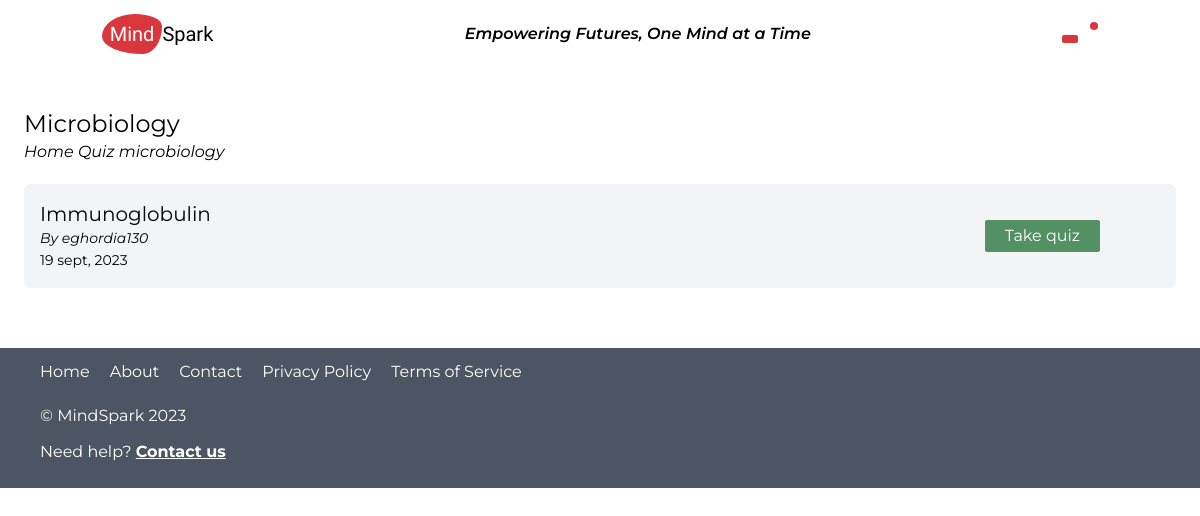
Page /quiz-info/microbiology (signed in) on the committed database.
### main.py (models this page shows, shortened)
class Questions(db.Model):
    __bind_key__ = 'mindspark'
    id = db.Column(db.Integer, unique=True, primary_key=True)
    author = db.Column(db.String(50), nullable=False)
    name = db.Column(db.String(50), nullable=False)
    category = db.Column(db.String(50), nullable=False)
    desc = db.Column(db.String(100), nullable=False)
    subject = db.Column(db.String(50), nullable=False)
    question_type = db.Column(db.String(50), nullable=False)
    questions = db.Column(db.String(200), nullable=False)
    options = db.Column(db.String(200), nullable=False)
    privacy = db.Column(db.String(50), nullable=False)

### main.py (the view)
@app.route('/quiz-info/<subject>')
@login_required
def quiz_info(subject):
    all_quiz = db.session.execute(db.select(Questions).order_by(Questions.id)).scalars()
    return render_template('pages/quiz_info.html', all_quiz=all_quiz, subject=subject)

### main.py (called while the page is built)
@login_manager.user_loader
def load_user(user_id):
    return Users.query.get(user_id)

### templates/pages/quiz_info.html (shortened to what this page needs)
{% extends 'base.html' %}
{% block body %}
<section>
  <div class="mx-6 py-10">
    <h2 class="text-2xl">{{ subject[0] .upper() }}{{ subject[1:] }}</h2>
    <div class="text-base italic">
      <a href="{{ url_for('index') }}">Home</a>
      <a href="{{ url_for('quiz') }}">Quiz</a>
      <span>{{ subject }}</span>
    </div>
    <div class="my-5">
      <ul class="divide-y px-4 py-2 rounded-md bg-gray-100">
        {% for quiz in all_quiz %} {% if quiz.subject == subject %}
        <li class="py-2 flex flex-col justify-between gap-2 lg:flex-row">
          <p>
            <span class="block text-xl">{{ quiz.name }}</span>
            <span class="italic block text-sm"
              >By <a>{{ quiz.author }}</a></span
            >
            <span class="text-sm">19 sept, 2023</span>
          </p>
          <span class="flex gap-5">
            <a
              href="{{ url_for('select_quiz', quiz_id=quiz.id) }}"
              class="bg-green text-white py-1 px-5 rounded-sm my-auto"
              >Take quiz</a
            >
          </span>
        </li>
        {% endif %} {% endfor %}
      </ul>
    </div>
  </div>
</section>
{% endblock %}

### static/css/main.css (style rules this page uses)
:root { --animate-duration: 500ms; --animate-delay: 0.9s; }
* { transition: all 0.3s ease-in-out; }
html { scroll-behavior: smooth; }
body { font-family: "Montserrat", sans-serif; }

### rows in the picture
Questions: subject "microbiology", name "Immunoglobulin", author "eghordia130"

### other values in the picture
{{ subject[0] .upper() }} "M"
{{ subject[1:] }} "icrobiology"
